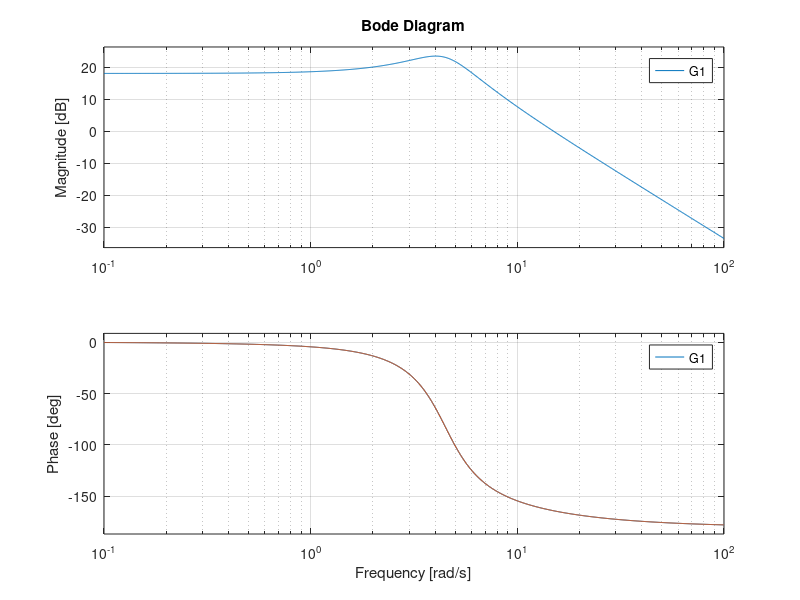

Recreate this plot in MATLAB. (Note: this script raises an error after producing the figure.)
PM=40;
ess= 0.02;

%open loop plant
numerator = 3 * [1 3];
denominator = conv([1 4],[1 3 20]);

G= tf(numerator, denominator);
bode(G); 
grid on;
hold on;
[gain, phase] = bode(G,15);


10*log(gain)
phase

K= 1/gain
G1=K*G;
bode(G1);

phi_le = PM - (180 + phase)


syms x
ple = double(abs(vpasolve(23.9977==180/pi*atan(15/x)- 180/pi*atan(x/15), x)))
zle = double(15*15 / abs(ple))

CLe=tf( [1  zle]  , [1 ple]);
% bode(CLe)
[gainLe,phaseLe]=bode(CLe,15)

KLe=1/gainLe
G2=KLe*CLe*G1;
bode(G2); grid on; hold on;
legend('Initial','Bandwidth adjusted', 'with lead compensator')


z=0.9446;
p=0.1;
CLa=tf([1 z],[1 p]);

G3 = CLa*G2;
bode(G3); grid on; hold on;
legend('Initial','Bandwidth adjusted', 'with lead compensator','with lag compensator' )
